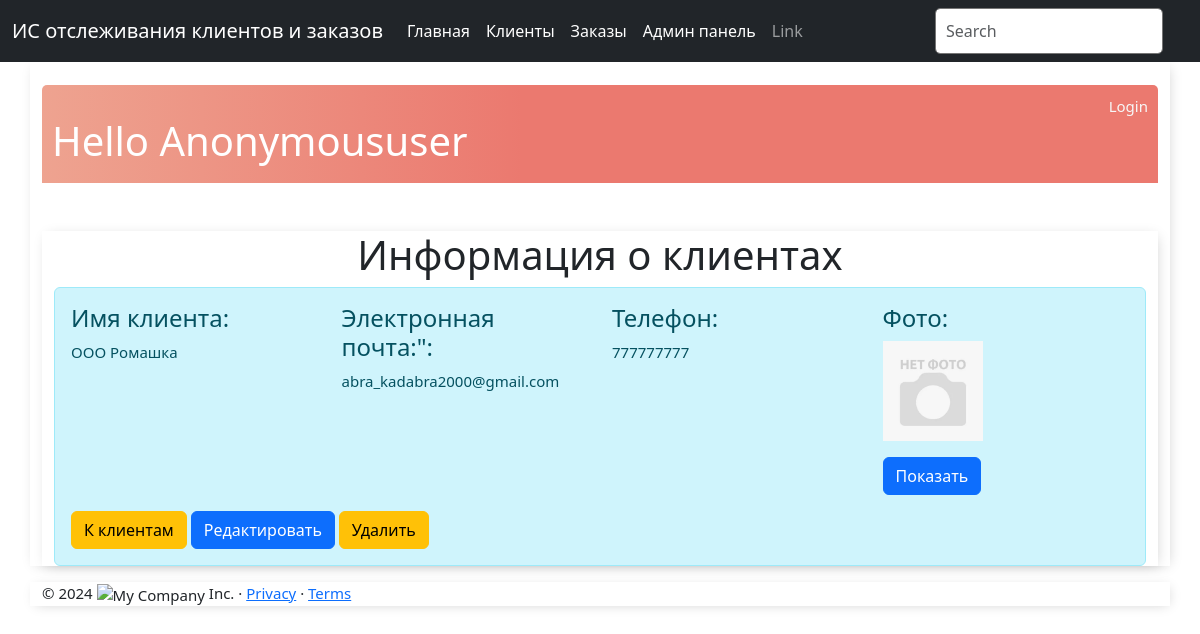
/client/1/, run on the app's committed database.
### base_app/models.py (models this page shows, shortened)
class Client(models.Model):
    objects = None
    name = models.CharField(max_length=100, verbose_name='Имя клиента')
    email = models.EmailField(verbose_name='Email')
    phone = models.CharField(max_length=15, verbose_name='Телефон')
    photo = models.ImageField(upload_to='images',
                              help_text="Введите фото",
                              verbose_name="Фото клиента",
                              null=True, blank=True)
    class Meta:
        verbose_name = 'Клиент'
        verbose_name_plural = 'Клиенты'

### base_app/views.py (the view)
# urls.py: path('client/<int:pk>/', views.client_detail, name='client_detail'), # информация о клиентах
def client_detail(request, pk):
    client = get_object_or_404(Client, pk=pk)
    context = {
        'client': client,
    }
    return render(request, 'client_detail.html', context)

### templates/client_detail.html (shortened to what this page needs)
{% extends 'base.html' %}
{% block content %}
<br>
<div class="header-bar">
    <div>
        <br>
        <h1>Hello {{ request.user|title }}</h1>
    </div>
    {% if request.user.is_authenticated %}
    <a href="{% url 'logout' %}">Logout</a>
    {% else %}
    <a href="{% url 'login' %}">Login</a>
    {% endif %}
</div>
<div class="container mt-5">
    <h1 class="text-center">Информация о клиентах</h1>
    <div class="alert alert-info">
        <div class="row">
            <div class="col">
                <h4>Имя клиента:</h4>
                <p> {{ client.name }}</p>
            </div>
            <div class="col">
                <h4>Электронная почта:":</h4>
                <p> {{ client.email }}</p>
            </div>
            <div class="col">
                <h4>Телефон:</h4>
                <p> {{ client.phone }}</p>
             </div>
            <div class="col">
                <h4>Фото:</h4>
                <p> <img src="{{ client.photo.url }}" alt="connect"
                                 style="max-height:100px">
                </p>
                <p><a href="{{ client.photo.url}}"
                       class="btn btn-primary"
                       target="_blank"> Показать</a></p>
             </div>
        </div>
        <a href="{% url 'display_clients' %}" class="btn btn-warning" role="button">К клиентам </a>
        <a href="{% url 'edit_client' client.pk %}" class="btn btn-primary">Редактировать</a>
        <a href="{% url 'delete_client' client.pk %}" class="btn btn-warning" role="button">Удалить</a>
    </div>
</div>
{% endblock %}

### static/css/main.css (style rules this page uses)
body { background: #FAFAFA; font-family: 'Roboto', sans-serif; }
.container { max-width: 550px; font-size: 15px; margin: auto; background: #ffff; -webkit-box-shadow: 2px 2px 13px -4px rgba(0, 0, 0, 0.21); box-shadow: 2px 2px 13px -4px rgba(0, 0, 0, 0.21); }
.header-bar { display: flex; justify-content: space-between; color: #fff; padding: 10px; border-radius: 5px 5px 0 0; background: linear-gradient(90deg, #EEA390 0%, #EB796F 43%, #EB796F 100%); }
.header-bar a { color: rgb(247, 247, 247); text-decoration: none; }
::placeholder { font-weight: 300; opacity: 0.5; }

### data on the page
Client: name "ООО Ромашка", email "abra_kadabra2000@gmail.com", phone "777777777", photo (placeholder picture)

### other printed values
{{ request.user|title }} "Anonymoususer"
